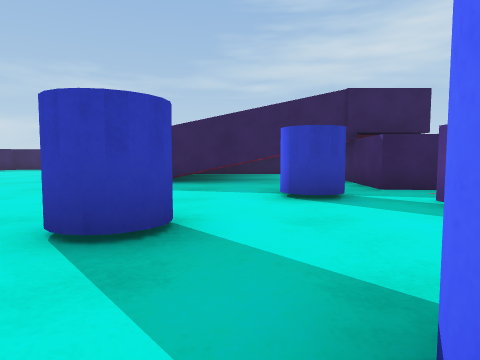
[1] (above)

22 first-person views from a walk through a 3-D level made in the Unity game engine. The camera is 0.57 m above the floor, tilts 4° down and sees 75° across. The floor is counted in squares, 1 m on a side. Each view is taken from the middle of a square. On the plan, view 1 faces up. The plan holds only what a view shows up to about 9 squares ahead; the rest is blank. Surface patterns are stand-ins for the level's own textures.

[2]
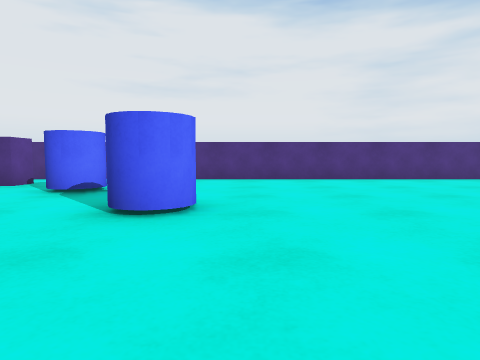

[3]
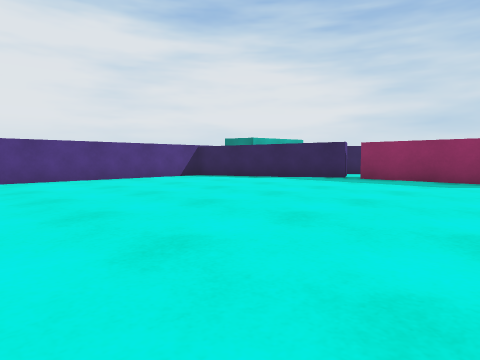

[4]
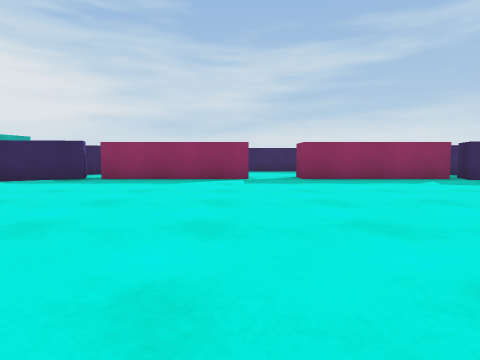

[5]
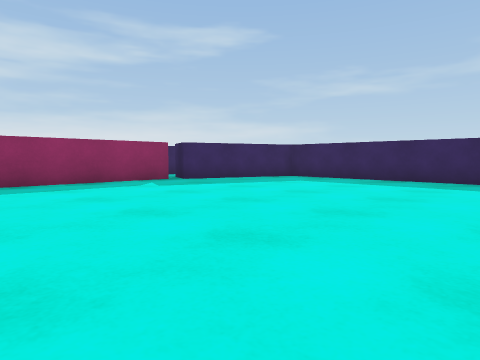

[6]
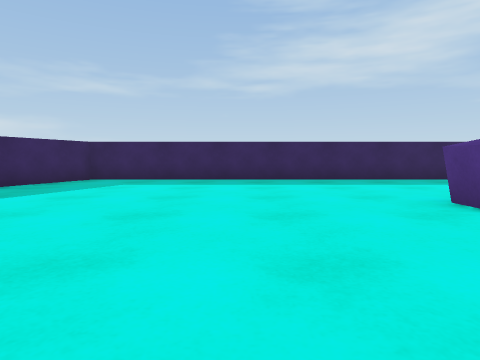

[7]
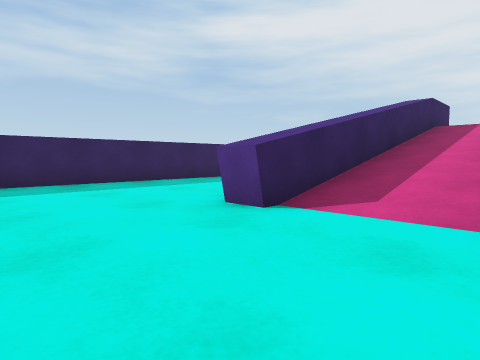

[8]
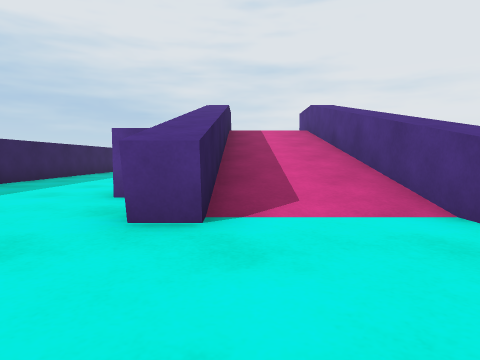

[9]
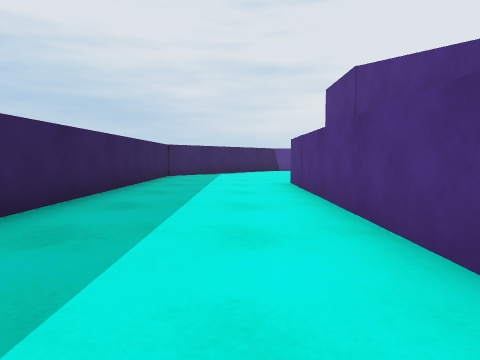

[10]
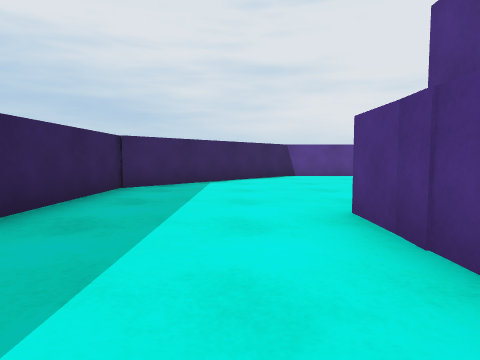

[11]
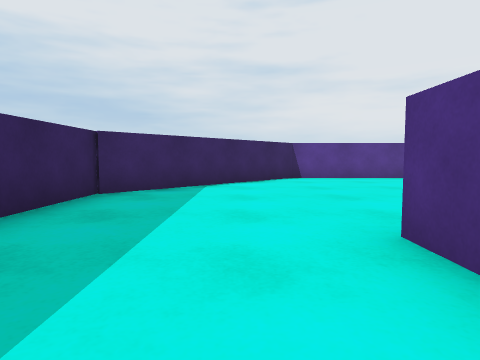

[12]
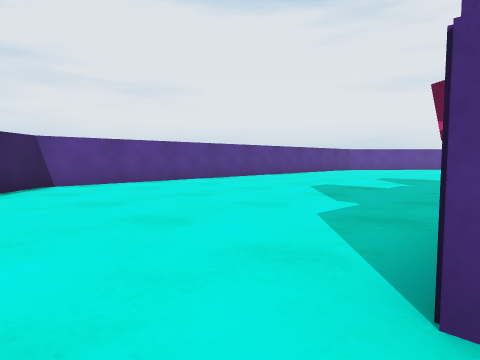

[13]
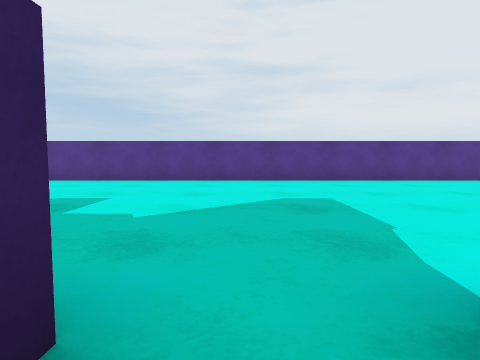

[14]
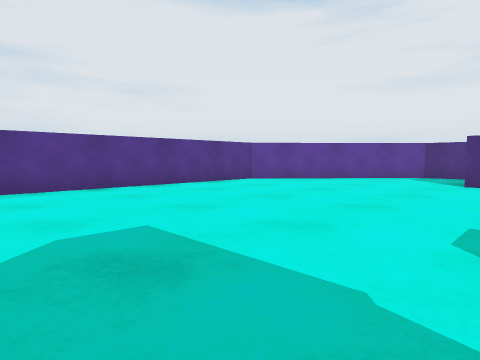

[15]
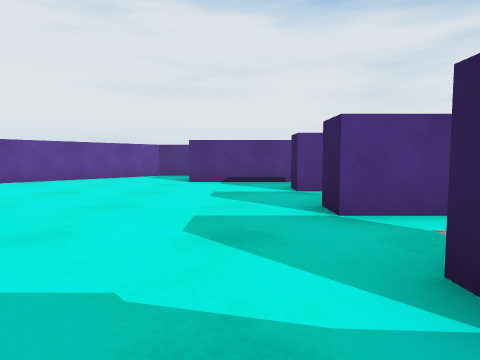

[16]
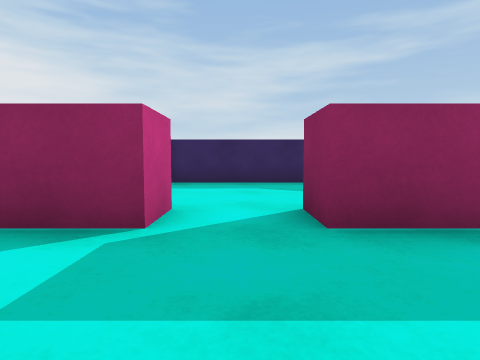

[17]
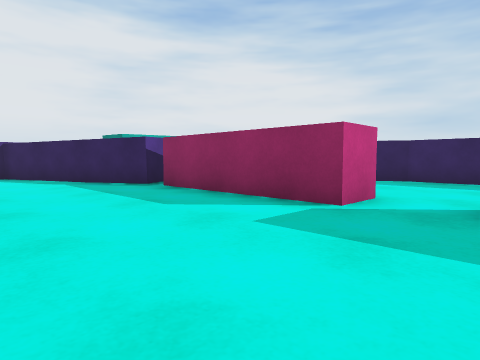

[18]
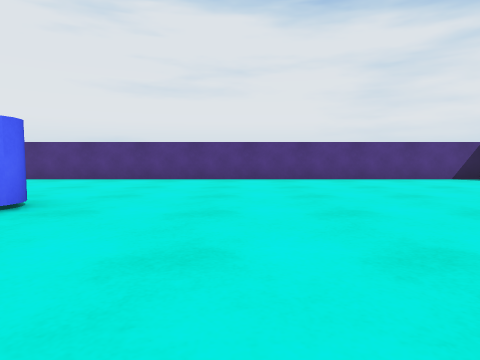

[19]
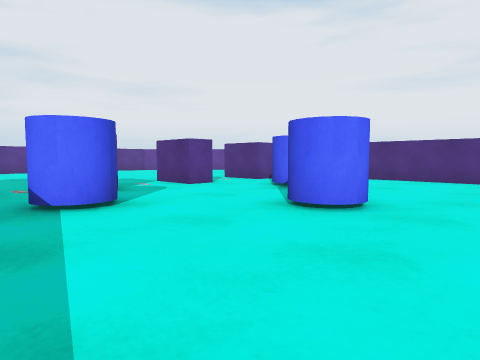

[20]
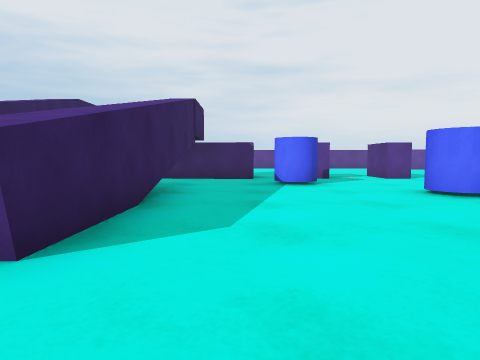

[21]
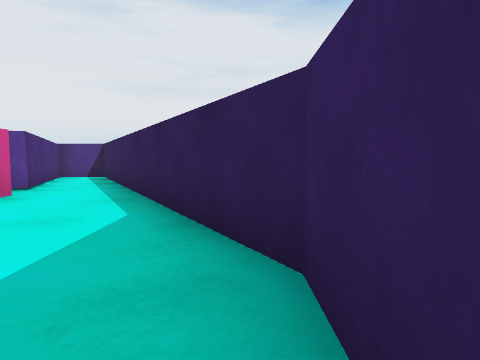

[22]
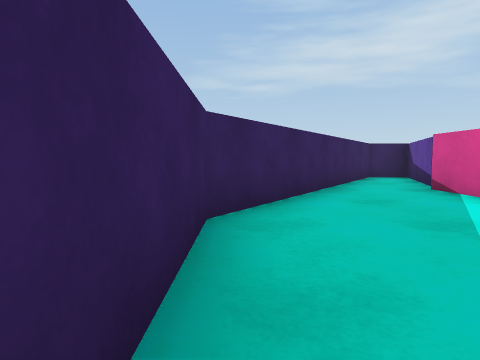

### Floor plan
Key: @ floor where view 1 was taken; # wall or solid block; . floor; / step, stairs or slope; B block; C blue cylinder.
Columns run from 18 left of view 1 to 11 right of it. Each row starts with its distance up from view 1.
 16        ###################
 15      ###.................##
 14    ####...................###
 13   ##.##.....................##
 12   #..##.........#######......#
 11  ##..#........#########......#
 10  #...#........./////// ......#
  9 ##...#........./////// ......#
  8 #....#........#######BB......#
  7 #.............######## ......#
  6 #....#...............##......#
  5 ##...#.............C.........#
  4  #...#...............BB......#
  3  ##..#...........C...........#
  2   #..#...........C...BB......#
  1   ##.##............C.........#
  0    ####...........@C.........#
 -1       ##.............BB......#
 -2       ##.....................#
 -3        ##################...##
 -4                          ..##
 -5                          ###

Positions as (right, up) in squares from view 1, and headings:
1: (0, 0), facing up
2: (-2, 6), facing down
3: (-4, 6), facing down-left
4: (-4, 6), facing left
5: (-5, 7), facing up-left
6: (-7, 7), facing up
7: (-7, 8), facing up-right
8: (-7, 10), facing right
9: (-3, 13), facing right
10: (1, 13), facing right
11: (2, 13), facing right
12: (4, 13), facing down-right
13: (3, 5), facing right
14: (5, 5), facing down-right
15: (5, 5), facing down
16: (-10, 7), facing left
17: (-9, 8), facing down-left
18: (-4, 6), facing down
19: (-3, 6), facing down-right
20: (-6, 6), facing right
21: (-17, 7), facing down
22: (-17, 6), facing up
